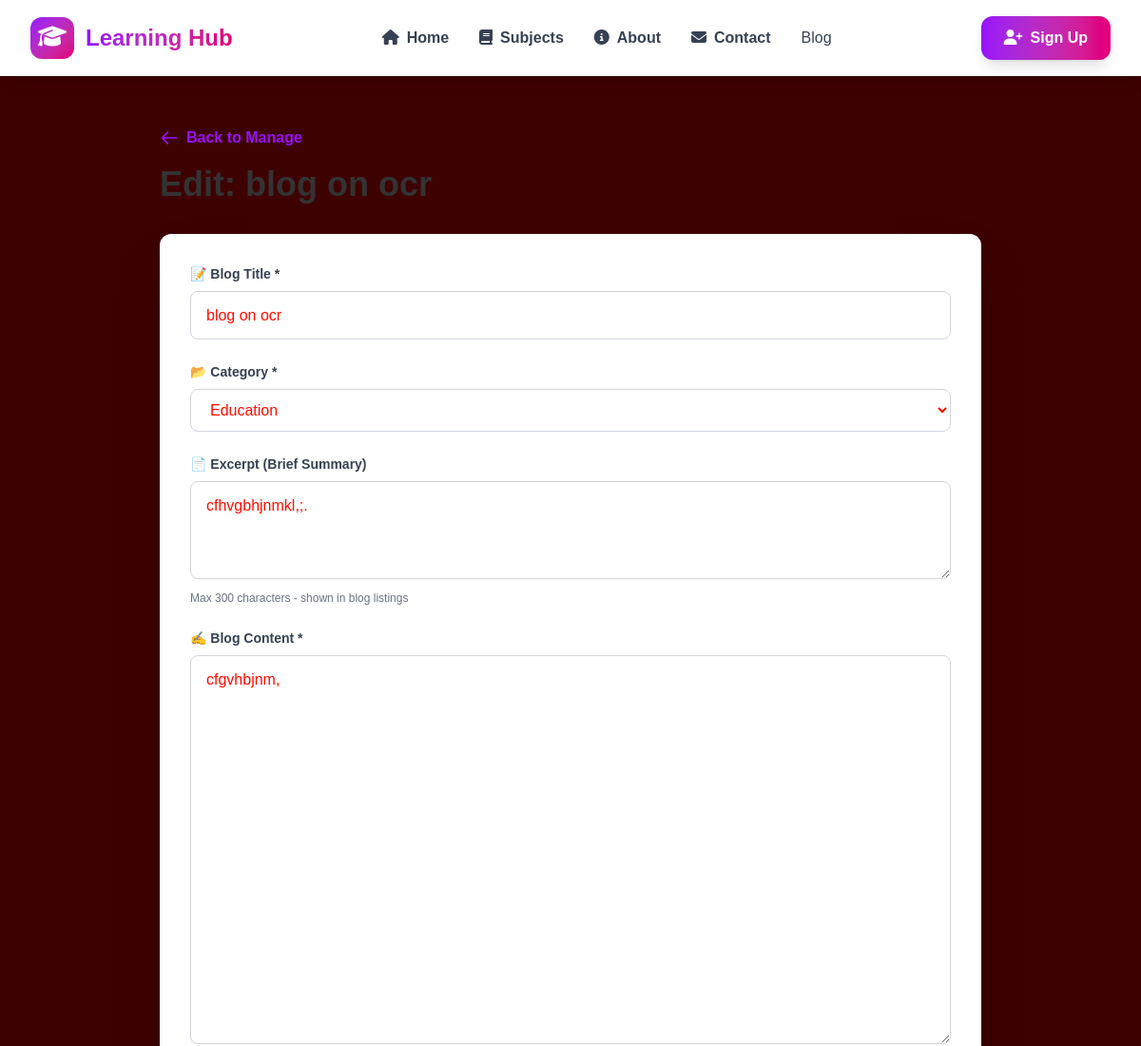
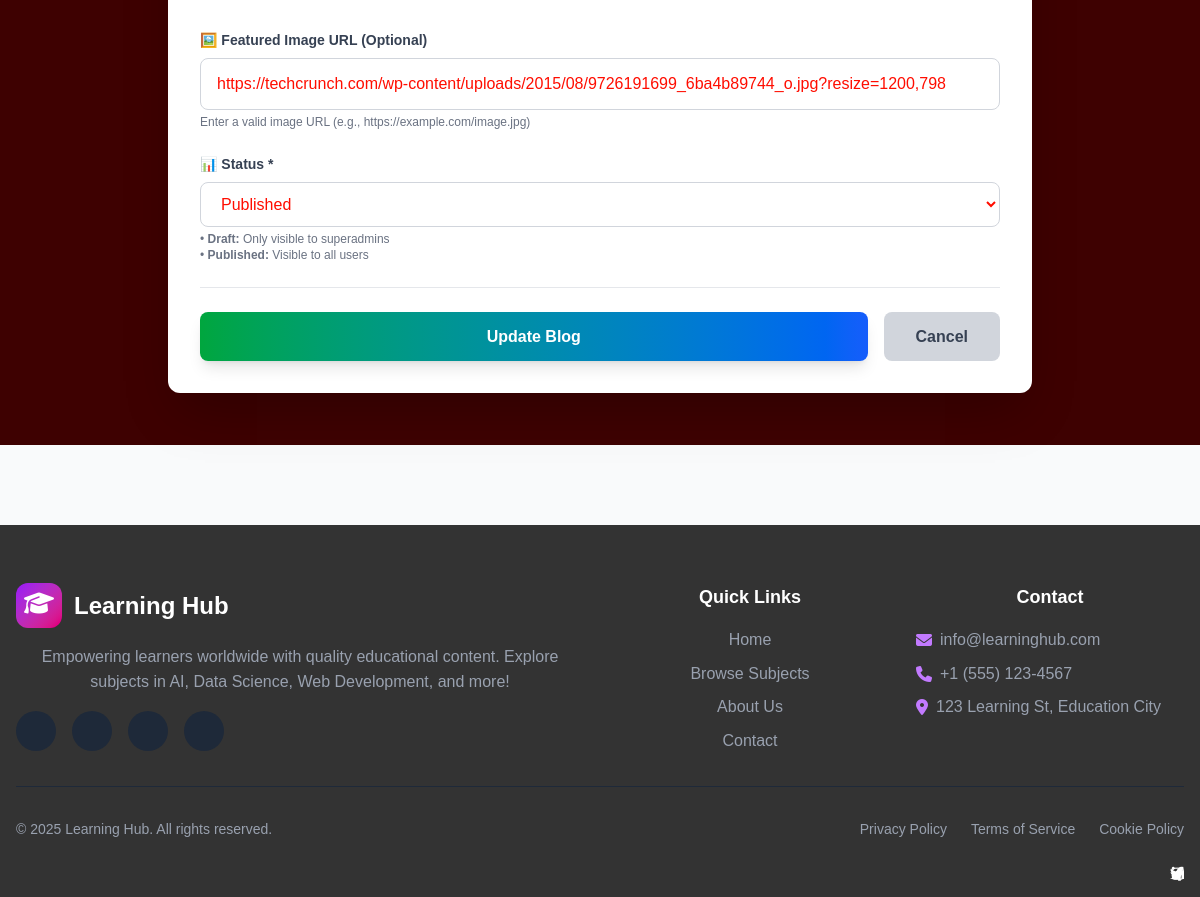
The app's page /blogs/blog-on-ocr/edit/ (signed in) with its own data (2 pictures, top to bottom).
### MyFirstProject/models.py (models this page shows, shortened)
class Blog(models.Model):
    STATUS_CHOICES = [
        ('draft', 'Draft'),
        ('published', 'Published'),
    ]
    CATEGORY_CHOICES = [
        ('technology', 'Technology'),
        ('education', 'Education'),
        ('programming', 'Programming'),
        ('data-science', 'Data Science'),
        ('web-development', 'Web Development'),
        ('ai-ml', 'AI & Machine Learning'),
        ('career', 'Career'),
        ('tips', 'Tips & Tricks'),
    ]
    title = models.CharField(max_length=200)
    slug = models.SlugField(max_length=200, unique=True, blank=True)
    author = models.ForeignKey(User, on_delete=models.CASCADE, related_name='blogs')
    category = models.CharField(max_length=50, choices=CATEGORY_CHOICES, default='education')
    content = models.TextField()
    excerpt = models.TextField(max_length=300, blank=True, help_text="Brief summary (max 300 characters)")
    featured_image = models.URLField(max_length=500, blank=True, help_text="URL of the featured image")
    status = models.CharField(max_length=10, choices=STATUS_CHOICES, default='draft')
    views = models.PositiveIntegerField(default=0)
    created_at = models.DateTimeField(auto_now_add=True)
    updated_at = models.DateTimeField(auto_now=True)
    published_at = models.DateTimeField(null=True, blank=True)
    class Meta:
        ordering = ['-created_at']
        verbose_name = 'Blog Post'
        verbose_name_plural = 'Blog Posts'

### MyFirstProject/views.py (the view)
# urls.py: path('blogs/<slug:slug>/edit/', views.blog_update, name='blog_update'),
@login_required
@user_passes_test(is_superadmin, login_url='/login/')
def blog_update(request, slug):
    blog = get_object_or_404(Blog, slug=slug)
    if request.method == 'POST':
        form = BlogForm(request.POST, instance=blog)
        if form.is_valid():
            form.save()
            messages.success(request, f'Blog "{blog.title}" updated successfully!')
            return redirect('blog_manage')
    else:
        form = BlogForm(instance=blog)
    return render(request, 'MyProject/blog_form.html', {
        'form': form,
        'title': f'Edit: {blog.title}',
        'button_text': 'Update Blog',
        'blog': blog
    })

### MyFirstProject/views.py (called while the page is built)
def is_superadmin(user):
    return user.is_superuser

### MyFirstProject/templates/MyProject/blog_form.html (shortened to what this page needs)
{% extends "layout.html" %}
{% block content %}
<div class="max-w-4xl mx-auto px-4 py-8">
  <div class="mb-8">
    <a href="{% url 'blog_manage' %}"
       class="inline-flex items-center text-purple-600 hover:text-purple-800 font-semibold mb-4">
      <svg class="w-5 h-5 mr-2" fill="none" stroke="currentColor" viewBox="0 0 24 24">
        <path stroke-linecap="round" stroke-linejoin="round" stroke-width="2" d="M10 19l-7-7m0 0l7-7m-7 7h18"/>
      </svg>
      Back to Manage
    </a>
    <h1 class="text-4xl font-bold text-gray-900">{{ title }}</h1>
  </div>
  <div class="bg-white rounded-xl shadow-2xl p-8">
    <form method="post" class="space-y-6">
      <div>
        <label for="id_title" class="block text-sm font-bold text-gray-700 mb-2">
          📝 Blog Title *
        </label>
        {{ form.title }}
      </div>
      <div>
        <label for="id_category" class="block text-sm font-bold text-gray-700 mb-2">
          📂 Category *
        </label>
        {{ form.category }}
      </div>
      <div>
        <label for="id_excerpt" class="block text-sm font-bold text-gray-700 mb-2">
          📄 Excerpt (Brief Summary)
        </label>
        {{ form.excerpt }}
        <p class="text-xs text-gray-500 mt-1">Max 300 characters - shown in blog listings</p>
      </div>
      <div>
        <label for="id_content" class="block text-sm font-bold text-gray-700 mb-2">
          ✍️ Blog Content *
        </label>
        {{ form.content }}
      </div>
      <div>
        <label for="id_featured_image" class="block text-sm font-bold text-gray-700 mb-2">
          🖼️ Featured Image URL (Optional)
        </label>
        {{ form.featured_image }}
        <p class="text-xs text-gray-500 mt-1">Enter a valid image URL (e.g., https://example.com/image.jpg)</p>
      </div>
      <div>
        <label for="id_status" class="block text-sm font-bold text-gray-700 mb-2">
          📊 Status *
        </label>
        {{ form.status }}
        <p class="text-xs text-gray-500 mt-1">
          • <strong>Draft:</strong> Only visible to superadmins<br>
          • <strong>Published:</strong> Visible to all users
        </p>
      </div>
      <div class="flex gap-4 pt-6 border-t border-gray-200">
        <button type="submit"
                class="flex-1 py-3 bg-gradient-to-r from-green-600 to-blue-600 text-white rounded-lg font-bold hover:from-green-700 hover:to-blue-700 transition shadow-lg">
          {{ button_text }}
        </button>
        <a href="{% url 'blog_manage' %}"
           class="px-8 py-3 bg-gray-300 text-gray-700 rounded-lg font-bold hover:bg-gray-400 transition">
          Cancel
        </a>
      </div>
    </form>
  </div>
</div>
{% endblock %}

### static/style.css (style rules this page uses)
body { font-family: Arial, sans-serif; line-height: 1.6; margin: 0; padding: 0; color: rgb(255, 13, 0); }
h1, h2 { color: #333; }

### records on screen
Blog: title "blog on ocr", category "Education", excerpt "cfhvgbhjnmkl,;.", content "cfgvhbjnm,", featured_image "https://techcrunch.com/wp-content/uploads/2015/08/9726191699_6ba4b89744_o.jpg?resize=1200,798", status "Published"

### other values on screen
{{ title }} "Edit: blog on ocr"
{{ button_text }} "Update Blog"
